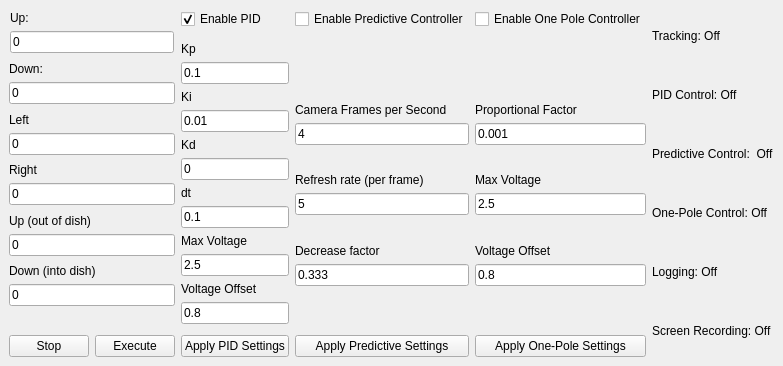
<?xml version="1.0" encoding="UTF-8"?>
<ui version="4.0">
 <class>ControlsWindow</class>
 <widget class="QWidget" name="ControlsWindow">
  <property name="geometry">
   <rect>
    <x>0</x>
    <y>0</y>
    <width>748</width>
    <height>366</height>
   </rect>
  </property>
  <property name="sizePolicy">
   <sizepolicy hsizetype="Preferred" vsizetype="Preferred">
    <horstretch>0</horstretch>
    <verstretch>0</verstretch>
   </sizepolicy>
  </property>
  <property name="windowTitle">
   <string>Control Panel</string>
  </property>
  <layout class="QGridLayout">
   <property name="leftMargin">
    <number>9</number>
   </property>
   <property name="topMargin">
    <number>9</number>
   </property>
   <property name="rightMargin">
    <number>9</number>
   </property>
   <property name="bottomMargin">
    <number>9</number>
   </property>
   <property name="spacing">
    <number>6</number>
   </property>
   <item row="2" column="0">
    <layout class="QHBoxLayout" name="horizontalLayout">
     <item>
      <layout class="QVBoxLayout" name="manual_control_section">
       <item>
        <layout class="QVBoxLayout" name="up_section">
         <property name="spacing">
          <number>6</number>
         </property>
         <property name="leftMargin">
          <number>1</number>
         </property>
         <property name="topMargin">
          <number>1</number>
         </property>
         <property name="rightMargin">
          <number>1</number>
         </property>
         <property name="bottomMargin">
          <number>1</number>
         </property>
         <item>
          <widget class="QLabel" name="up_label">
           <property name="text">
            <string>Up:</string>
           </property>
           <property name="alignment">
            <set>Qt::AlignBottom|Qt::AlignLeading|Qt::AlignLeft</set>
           </property>
          </widget>
         </item>
         <item>
          <widget class="QLineEdit" name="up_input">
           <property name="text">
            <string>0</string>
           </property>
           <property name="placeholderText">
            <string>0</string>
           </property>
          </widget>
         </item>
        </layout>
       </item>
       <item>
        <layout class="QVBoxLayout" name="down_section">
         <item alignment="Qt::AlignBottom">
          <widget class="QLabel" name="down_label">
           <property name="text">
            <string>Down:</string>
           </property>
          </widget>
         </item>
         <item>
          <widget class="QLineEdit" name="down_input">
           <property name="text">
            <string>0</string>
           </property>
           <property name="placeholderText">
            <string>0</string>
           </property>
          </widget>
         </item>
        </layout>
       </item>
       <item>
        <layout class="QVBoxLayout" name="left_section">
         <item alignment="Qt::AlignBottom">
          <widget class="QLabel" name="left_label">
           <property name="text">
            <string>Left</string>
           </property>
          </widget>
         </item>
         <item>
          <widget class="QLineEdit" name="left_input">
           <property name="text">
            <string>0</string>
           </property>
           <property name="placeholderText">
            <string>0</string>
           </property>
          </widget>
         </item>
        </layout>
       </item>
       <item>
        <layout class="QVBoxLayout" name="right_section">
         <item alignment="Qt::AlignBottom">
          <widget class="QLabel" name="right_label">
           <property name="text">
            <string>Right</string>
           </property>
          </widget>
         </item>
         <item>
          <widget class="QLineEdit" name="right_input">
           <property name="text">
            <string>0</string>
           </property>
           <property name="placeholderText">
            <string>0</string>
           </property>
          </widget>
         </item>
        </layout>
       </item>
       <item>
        <layout class="QVBoxLayout" name="out_of_dish_section">
         <item alignment="Qt::AlignBottom">
          <widget class="QLabel" name="out_of_dish">
           <property name="text">
            <string>Up (out of dish)</string>
           </property>
          </widget>
         </item>
         <item>
          <widget class="QLineEdit" name="out_of_dish_input">
           <property name="text">
            <string>0</string>
           </property>
          </widget>
         </item>
        </layout>
       </item>
       <item>
        <layout class="QVBoxLayout" name="into_dish_section">
         <item alignment="Qt::AlignBottom">
          <widget class="QLabel" name="into_dish">
           <property name="text">
            <string>Down (into dish)</string>
           </property>
          </widget>
         </item>
         <item>
          <widget class="QLineEdit" name="into_dish_input">
           <property name="text">
            <string>0</string>
           </property>
          </widget>
         </item>
        </layout>
       </item>
       <item>
        <layout class="QHBoxLayout" name="button_section">
         <item alignment="Qt::AlignBottom">
          <widget class="QPushButton" name="stop_button">
           <property name="text">
            <string>Stop</string>
           </property>
          </widget>
         </item>
         <item alignment="Qt::AlignBottom">
          <widget class="QPushButton" name="execute_button">
           <property name="text">
            <string>Execute</string>
           </property>
          </widget>
         </item>
        </layout>
       </item>
      </layout>
     </item>
     <item>
      <layout class="QVBoxLayout" name="pid_section">
       <item>
        <layout class="QVBoxLayout" name="enable_pid_section">
         <item alignment="Qt::AlignTop">
          <widget class="QCheckBox" name="enable_pid_box">
           <property name="text">
            <string>Enable PID</string>
           </property>
           <property name="checked">
            <bool>true</bool>
           </property>
          </widget>
         </item>
        </layout>
       </item>
       <item>
        <layout class="QVBoxLayout" name="kp_section">
         <item alignment="Qt::AlignBottom">
          <widget class="QLabel" name="kp_label">
           <property name="text">
            <string>Kp</string>
           </property>
          </widget>
         </item>
         <item>
          <widget class="QLineEdit" name="kp_input">
           <property name="text">
            <string>0.1</string>
           </property>
          </widget>
         </item>
        </layout>
       </item>
       <item>
        <layout class="QVBoxLayout" name="ki_section">
         <item alignment="Qt::AlignBottom">
          <widget class="QLabel" name="ki_label">
           <property name="text">
            <string>Ki</string>
           </property>
          </widget>
         </item>
         <item>
          <widget class="QLineEdit" name="ki_input">
           <property name="text">
            <string>0.01</string>
           </property>
          </widget>
         </item>
        </layout>
       </item>
       <item>
        <layout class="QVBoxLayout" name="kd_section">
         <item alignment="Qt::AlignBottom">
          <widget class="QLabel" name="kd_label">
           <property name="text">
            <string>Kd</string>
           </property>
          </widget>
         </item>
         <item>
          <widget class="QLineEdit" name="kd_input">
           <property name="text">
            <string>0</string>
           </property>
          </widget>
         </item>
        </layout>
       </item>
       <item>
        <layout class="QVBoxLayout" name="dt_section">
         <item alignment="Qt::AlignBottom">
          <widget class="QLabel" name="dt_label">
           <property name="text">
            <string>dt</string>
           </property>
          </widget>
         </item>
         <item>
          <widget class="QLineEdit" name="dt_input">
           <property name="text">
            <string>0.1</string>
           </property>
          </widget>
         </item>
        </layout>
       </item>
       <item>
        <layout class="QVBoxLayout" name="pid_max_voltage_section">
         <item alignment="Qt::AlignBottom">
          <widget class="QLabel" name="pid_max_voltage_label">
           <property name="text">
            <string>Max Voltage</string>
           </property>
          </widget>
         </item>
         <item>
          <widget class="QLineEdit" name="pid_max_voltage_input">
           <property name="text">
            <string>2.5</string>
           </property>
          </widget>
         </item>
        </layout>
       </item>
       <item>
        <layout class="QVBoxLayout" name="offset_voltage_section">
         <item>
          <widget class="QLabel" name="offset_voltage_label">
           <property name="text">
            <string>Voltage Offset</string>
           </property>
          </widget>
         </item>
         <item>
          <widget class="QLineEdit" name="offset_voltage_input">
           <property name="text">
            <string>0.8</string>
           </property>
          </widget>
         </item>
        </layout>
       </item>
       <item>
        <layout class="QVBoxLayout" name="update_PID_section">
         <item alignment="Qt::AlignBottom">
          <widget class="QPushButton" name="update_PID_button">
           <property name="text">
            <string>Apply PID Settings</string>
           </property>
          </widget>
         </item>
        </layout>
       </item>
      </layout>
     </item>
     <item>
      <layout class="QVBoxLayout" name="predictive_controller_section">
       <property name="sizeConstraint">
        <enum>QLayout::SetDefaultConstraint</enum>
       </property>
       <item>
        <layout class="QVBoxLayout" name="enable_predictive_section">
         <item alignment="Qt::AlignTop">
          <widget class="QCheckBox" name="enable_predictive_box">
           <property name="text">
            <string>Enable Predictive Controller</string>
           </property>
          </widget>
         </item>
        </layout>
       </item>
       <item>
        <layout class="QVBoxLayout" name="FPS_section">
         <item alignment="Qt::AlignBottom">
          <widget class="QLabel" name="FPS_label">
           <property name="text">
            <string>Camera Frames per Second</string>
           </property>
          </widget>
         </item>
         <item>
          <widget class="QLineEdit" name="FPS_input">
           <property name="text">
            <string>4</string>
           </property>
          </widget>
         </item>
        </layout>
       </item>
       <item>
        <layout class="QVBoxLayout" name="refresh_rate_section">
         <item alignment="Qt::AlignBottom">
          <widget class="QLabel" name="refresh_rate_label">
           <property name="text">
            <string>Refresh rate (per frame)</string>
           </property>
          </widget>
         </item>
         <item>
          <widget class="QLineEdit" name="refresh_rate_input">
           <property name="text">
            <string>5</string>
           </property>
          </widget>
         </item>
        </layout>
       </item>
       <item>
        <layout class="QVBoxLayout" name="decrease_factor_section">
         <item alignment="Qt::AlignBottom">
          <widget class="QLabel" name="decrease_factor_label">
           <property name="text">
            <string>Decrease factor</string>
           </property>
          </widget>
         </item>
         <item>
          <widget class="QLineEdit" name="decrease_factor_input">
           <property name="text">
            <string>0.333</string>
           </property>
          </widget>
         </item>
        </layout>
       </item>
       <item>
        <layout class="QVBoxLayout" name="update_predictive_section">
         <item alignment="Qt::AlignBottom">
          <widget class="QPushButton" name="update_predictive_button">
           <property name="text">
            <string>Apply Predictive Settings</string>
           </property>
          </widget>
         </item>
        </layout>
       </item>
      </layout>
     </item>
     <item>
      <layout class="QVBoxLayout" name="opc_section">
       <item>
        <layout class="QVBoxLayout" name="enable_opc_section">
         <item alignment="Qt::AlignTop">
          <widget class="QCheckBox" name="enable_opc_box">
           <property name="text">
            <string>Enable One Pole Controller</string>
           </property>
          </widget>
         </item>
        </layout>
       </item>
       <item>
        <layout class="QVBoxLayout" name="opc_proportion_factor_section">
         <item alignment="Qt::AlignBottom">
          <widget class="QLabel" name="opc_proportion_factor_label">
           <property name="text">
            <string>Proportional Factor</string>
           </property>
          </widget>
         </item>
         <item>
          <widget class="QLineEdit" name="opc_proportion_factor_input">
           <property name="text">
            <string>0.001</string>
           </property>
          </widget>
         </item>
        </layout>
       </item>
       <item>
        <layout class="QVBoxLayout" name="opc_max_voltage_section">
         <item alignment="Qt::AlignBottom">
          <widget class="QLabel" name="opc_max_voltage_label">
           <property name="text">
            <string>Max Voltage</string>
           </property>
          </widget>
         </item>
         <item>
          <widget class="QLineEdit" name="opc_max_voltage_input">
           <property name="text">
            <string>2.5</string>
           </property>
          </widget>
         </item>
        </layout>
       </item>
       <item>
        <layout class="QVBoxLayout" name="opc_offset_voltage_section">
         <item alignment="Qt::AlignBottom">
          <widget class="QLabel" name="opc_offset_voltage_label">
           <property name="text">
            <string>Voltage Offset</string>
           </property>
          </widget>
         </item>
         <item>
          <widget class="QLineEdit" name="opc_offset_voltage_input">
           <property name="text">
            <string>0.8</string>
           </property>
          </widget>
         </item>
        </layout>
       </item>
       <item>
        <layout class="QVBoxLayout" name="update_opc_settings_section">
         <property name="sizeConstraint">
          <enum>QLayout::SetMinimumSize</enum>
         </property>
         <item alignment="Qt::AlignBottom">
          <widget class="QPushButton" name="update_opc_button">
           <property name="text">
            <string>Apply One-Pole Settings</string>
           </property>
          </widget>
         </item>
        </layout>
       </item>
      </layout>
     </item>
     <item>
      <layout class="QVBoxLayout" name="information_section">
       <item>
        <layout class="QVBoxLayout" name="tracking_status_section">
         <item>
          <widget class="QLabel" name="tracking_status_label">
           <property name="text">
            <string>Tracking: Off</string>
           </property>
          </widget>
         </item>
        </layout>
       </item>
       <item>
        <layout class="QVBoxLayout" name="pid_status_section">
         <item>
          <widget class="QLabel" name="pid_status_label">
           <property name="text">
            <string>PID Control: Off</string>
           </property>
          </widget>
         </item>
        </layout>
       </item>
       <item>
        <layout class="QVBoxLayout" name="predictive_status_section">
         <item>
          <widget class="QLabel" name="predictive_status_label">
           <property name="text">
            <string>Predictive Control:  Off</string>
           </property>
          </widget>
         </item>
        </layout>
       </item>
       <item>
        <layout class="QVBoxLayout" name="onepole_status_section">
         <item>
          <widget class="QLabel" name="onepole_status_label">
           <property name="text">
            <string>One-Pole Control: Off</string>
           </property>
          </widget>
         </item>
        </layout>
       </item>
       <item>
        <layout class="QVBoxLayout" name="logging_status_section">
         <item>
          <widget class="QLabel" name="logging_status_label">
           <property name="text">
            <string>Logging: Off</string>
           </property>
          </widget>
         </item>
        </layout>
       </item>
       <item>
        <layout class="QVBoxLayout" name="screen_recording_status_section">
         <item>
          <widget class="QLabel" name="screen_recording_status_label">
           <property name="text">
            <string>Screen Recording: Off</string>
           </property>
          </widget>
         </item>
        </layout>
       </item>
      </layout>
     </item>
    </layout>
   </item>
  </layout>
 </widget>
 <resources/>
 <connections/>
</ui>
